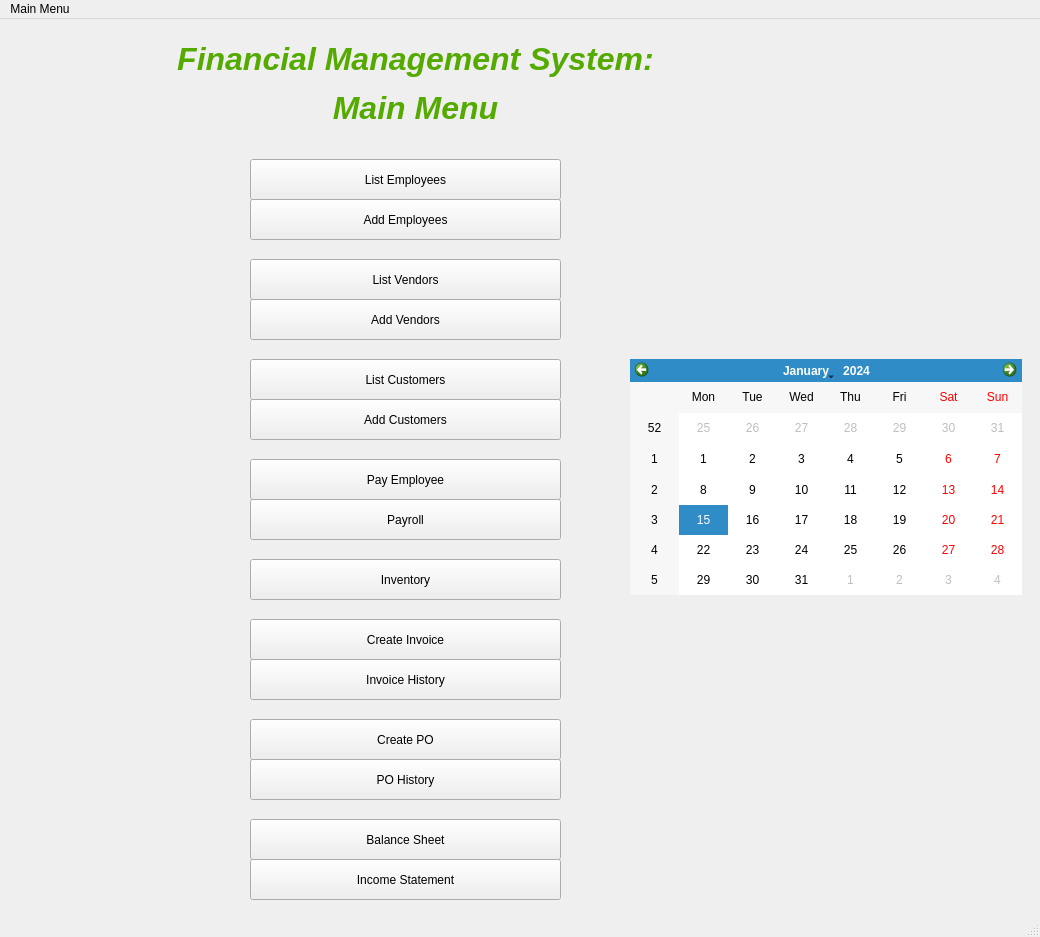
<?xml version="1.0" encoding="UTF-8"?>
<ui version="4.0">
 <class>MainWindow</class>
 <widget class="QMainWindow" name="MainWindow">
  <property name="geometry">
   <rect>
    <x>0</x>
    <y>0</y>
    <width>1040</width>
    <height>937</height>
   </rect>
  </property>
  <property name="windowTitle">
   <string>MainWindow</string>
  </property>
  <widget class="QWidget" name="centralwidget">
   <widget class="QPushButton" name="pushButton">
    <property name="geometry">
     <rect>
      <x>250</x>
      <y>140</y>
      <width>311</width>
      <height>41</height>
     </rect>
    </property>
    <property name="text">
     <string>List Employees</string>
    </property>
   </widget>
   <widget class="QPushButton" name="pushButton_2">
    <property name="geometry">
     <rect>
      <x>250</x>
      <y>180</y>
      <width>311</width>
      <height>41</height>
     </rect>
    </property>
    <property name="text">
     <string>Add Employees</string>
    </property>
   </widget>
   <widget class="QPushButton" name="pushButton_3">
    <property name="geometry">
     <rect>
      <x>250</x>
      <y>240</y>
      <width>311</width>
      <height>41</height>
     </rect>
    </property>
    <property name="text">
     <string>List Vendors</string>
    </property>
   </widget>
   <widget class="QPushButton" name="pushButton_4">
    <property name="geometry">
     <rect>
      <x>250</x>
      <y>280</y>
      <width>311</width>
      <height>41</height>
     </rect>
    </property>
    <property name="text">
     <string>Add Vendors</string>
    </property>
   </widget>
   <widget class="QPushButton" name="pushButton_5">
    <property name="geometry">
     <rect>
      <x>250</x>
      <y>340</y>
      <width>311</width>
      <height>41</height>
     </rect>
    </property>
    <property name="text">
     <string>List Customers</string>
    </property>
   </widget>
   <widget class="QPushButton" name="pushButton_6">
    <property name="geometry">
     <rect>
      <x>250</x>
      <y>380</y>
      <width>311</width>
      <height>41</height>
     </rect>
    </property>
    <property name="text">
     <string>Add Customers</string>
    </property>
   </widget>
   <widget class="QPushButton" name="pushButton_7">
    <property name="geometry">
     <rect>
      <x>250</x>
      <y>440</y>
      <width>311</width>
      <height>41</height>
     </rect>
    </property>
    <property name="text">
     <string>Pay Employee</string>
    </property>
   </widget>
   <widget class="QPushButton" name="pushButton_8">
    <property name="geometry">
     <rect>
      <x>250</x>
      <y>480</y>
      <width>311</width>
      <height>41</height>
     </rect>
    </property>
    <property name="text">
     <string>Payroll</string>
    </property>
   </widget>
   <widget class="QPushButton" name="pushButton_9">
    <property name="geometry">
     <rect>
      <x>250</x>
      <y>540</y>
      <width>311</width>
      <height>41</height>
     </rect>
    </property>
    <property name="text">
     <string>Inventory</string>
    </property>
   </widget>
   <widget class="QPushButton" name="pushButton_10">
    <property name="geometry">
     <rect>
      <x>250</x>
      <y>600</y>
      <width>311</width>
      <height>41</height>
     </rect>
    </property>
    <property name="text">
     <string>Create Invoice</string>
    </property>
   </widget>
   <widget class="QPushButton" name="pushButton_11">
    <property name="geometry">
     <rect>
      <x>250</x>
      <y>640</y>
      <width>311</width>
      <height>41</height>
     </rect>
    </property>
    <property name="text">
     <string>Invoice History</string>
    </property>
   </widget>
   <widget class="QPushButton" name="pushButton_12">
    <property name="geometry">
     <rect>
      <x>250</x>
      <y>700</y>
      <width>311</width>
      <height>41</height>
     </rect>
    </property>
    <property name="text">
     <string>Create PO</string>
    </property>
   </widget>
   <widget class="QPushButton" name="pushButton_13">
    <property name="geometry">
     <rect>
      <x>250</x>
      <y>740</y>
      <width>311</width>
      <height>41</height>
     </rect>
    </property>
    <property name="text">
     <string>PO History</string>
    </property>
   </widget>
   <widget class="QPushButton" name="pushButton_14">
    <property name="geometry">
     <rect>
      <x>250</x>
      <y>800</y>
      <width>311</width>
      <height>41</height>
     </rect>
    </property>
    <property name="text">
     <string>Balance Sheet</string>
    </property>
   </widget>
   <widget class="QPushButton" name="pushButton_15">
    <property name="geometry">
     <rect>
      <x>250</x>
      <y>840</y>
      <width>311</width>
      <height>41</height>
     </rect>
    </property>
    <property name="text">
     <string>Income Statement</string>
    </property>
   </widget>
   <widget class="QLabel" name="label">
    <property name="geometry">
     <rect>
      <x>40</x>
      <y>-10</y>
      <width>751</width>
      <height>151</height>
     </rect>
    </property>
    <property name="text">
     <string>&lt;html&gt;&lt;head/&gt;&lt;body&gt;&lt;p align=&quot;center&quot;&gt;&lt;span style=&quot; font-size:24pt; font-weight:600; font-style:italic; color:#55aa00;&quot;&gt;Financial Management System:&lt;/span&gt;&lt;/p&gt;&lt;p align=&quot;center&quot;&gt;&lt;span style=&quot; font-size:24pt; font-weight:600; font-style:italic; color:#55aa00;&quot;&gt;Main Menu&lt;/span&gt;&lt;/p&gt;&lt;/body&gt;&lt;/html&gt;</string>
    </property>
   </widget>
   <widget class="QCalendarWidget" name="calendarWidget">
    <property name="geometry">
     <rect>
      <x>630</x>
      <y>340</y>
      <width>392</width>
      <height>236</height>
     </rect>
    </property>
   </widget>
  </widget>
  <widget class="QMenuBar" name="menubar">
   <property name="geometry">
    <rect>
     <x>0</x>
     <y>0</y>
     <width>1040</width>
     <height>26</height>
    </rect>
   </property>
   <widget class="QMenu" name="menuMain_Menu">
    <property name="title">
     <string>Main Menu</string>
    </property>
   </widget>
   <addaction name="menuMain_Menu"/>
  </widget>
  <widget class="QStatusBar" name="statusbar"/>
 </widget>
 <resources/>
 <connections/>
</ui>
